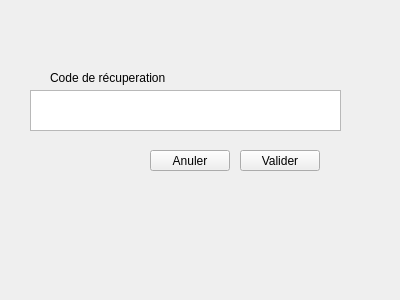
<?xml version="1.0" encoding="UTF-8"?>
<ui version="4.0">
 <class>recuperation</class>
 <widget class="QWidget" name="recuperation">
  <property name="geometry">
   <rect>
    <x>0</x>
    <y>0</y>
    <width>400</width>
    <height>300</height>
   </rect>
  </property>
  <property name="windowTitle">
   <string>Form</string>
  </property>
  <widget class="QPushButton" name="validerBp">
   <property name="geometry">
    <rect>
     <x>240</x>
     <y>150</y>
     <width>80</width>
     <height>21</height>
    </rect>
   </property>
   <property name="text">
    <string>Valider</string>
   </property>
  </widget>
  <widget class="QPushButton" name="anulationBp">
   <property name="geometry">
    <rect>
     <x>150</x>
     <y>150</y>
     <width>80</width>
     <height>21</height>
    </rect>
   </property>
   <property name="text">
    <string>Anuler</string>
   </property>
  </widget>
  <widget class="QTextEdit" name="codeEdit">
   <property name="geometry">
    <rect>
     <x>30</x>
     <y>90</y>
     <width>311</width>
     <height>41</height>
    </rect>
   </property>
   <property name="html">
    <string>&lt;!DOCTYPE HTML PUBLIC &quot;-//W3C//DTD HTML 4.0//EN&quot; &quot;http://www.w3.org/TR/REC-html40/strict.dtd&quot;&gt;
&lt;html&gt;&lt;head&gt;&lt;meta name=&quot;qrichtext&quot; content=&quot;1&quot; /&gt;&lt;style type=&quot;text/css&quot;&gt;
p, li { white-space: pre-wrap; }
&lt;/style&gt;&lt;/head&gt;&lt;body style=&quot; font-family:'MS Shell Dlg 2'; font-size:8.25pt; font-weight:400; font-style:normal;&quot;&gt;
&lt;p style=&quot;-qt-paragraph-type:empty; margin-top:0px; margin-bottom:0px; margin-left:0px; margin-right:0px; -qt-block-indent:0; text-indent:0px;&quot;&gt;&lt;br /&gt;&lt;/p&gt;&lt;/body&gt;&lt;/html&gt;</string>
   </property>
  </widget>
  <widget class="QLabel" name="Code">
   <property name="geometry">
    <rect>
     <x>50</x>
     <y>70</y>
     <width>291</width>
     <height>16</height>
    </rect>
   </property>
   <property name="text">
    <string>Code de récuperation</string>
   </property>
  </widget>
 </widget>
 <resources/>
 <connections/>
</ui>
